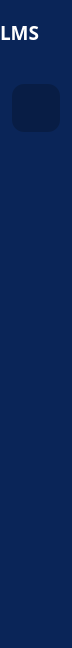
     <widget class="QWidget" name="sidebar_1" native="true">
      <property name="sizePolicy">
       <sizepolicy hsizetype="Fixed" vsizetype="Preferred">
        <horstretch>0</horstretch>
        <verstretch>0</verstretch>
       </sizepolicy>
      </property>
      <property name="minimumSize">
       <size>
        <width>72</width>
        <height>0</height>
       </size>
      </property>
      <property name="maximumSize">
       <size>
        <width>72</width>
        <height>16777215</height>
       </size>
      </property>
      <property name="styleSheet">
       <string notr="true">QWidget{
	background-color: rgb(10, 37, 88);
}

QPushButton {
            color: white;
			margin-left: 12px;
			margin-right: 12px;
            border: none;
            border-radius: 12px;
        }
        QPushButton:hover {
            background-color: rgb(8, 29, 69);/*#efefef*/
        }
        QPushButton:checked{
             background-color: rgb(8, 29, 69); /*#ebebeb*/
        }</string>
      </property>
      <layout class="QVBoxLayout" name="sidebar_vlayout_1">
       <property name="spacing">
        <number>20</number>
       </property>
       <property name="leftMargin">
        <number>0</number>
       </property>
       <property name="topMargin">
        <number>0</number>
       </property>
       <property name="rightMargin">
        <number>0</number>
       </property>
       <property name="bottomMargin">
        <number>0</number>
       </property>
       <item>
        <widget class="QLabel" name="logo_label_1">
         <property name="sizePolicy">
          <sizepolicy hsizetype="Fixed" vsizetype="Fixed">
           <horstretch>0</horstretch>
           <verstretch>0</verstretch>
          </sizepolicy>
         </property>
         <property name="minimumSize">
          <size>
           <width>0</width>
           <height>64</height>
          </size>
         </property>
         <property name="maximumSize">
          <size>
           <width>16777215</width>
           <height>64</height>
          </size>
         </property>
         <property name="font">
          <font>
           <family>Poppins</family>
           <pointsize>14</pointsize>
           <bold>true</bold>
          </font>
         </property>
         <property name="styleSheet">
          <string notr="true">QLabel{
color: white;/*rgb(55, 55, 55)*/
margin-left: 0px;
}</string>
         </property>
         <property name="text">
          <string>LMS</string>
         </property>
         <property name="alignment">
          <set>Qt::AlignmentFlag::AlignLeading|Qt::AlignmentFlag::AlignLeft|Qt::AlignmentFlag::AlignVCenter</set>
         </property>
         <property name="margin">
          <number>0</number>
         </property>
         <property name="indent">
          <number>0</number>
         </property>
        </widget>
       </item>
       <item>
        <widget class="QPushButton" name="dashboardBtn_1">
         <property name="sizePolicy">
          <sizepolicy hsizetype="Fixed" vsizetype="Fixed">
           <horstretch>0</horstretch>
           <verstretch>0</verstretch>
          </sizepolicy>
         </property>
         <property name="minimumSize">
          <size>
           <width>72</width>
           <height>48</height>
          </size>
         </property>
         <property name="maximumSize">
          <size>
           <width>72</width>
           <height>48</height>
          </size>
         </property>
         <property name="styleSheet">
          <string notr="true"/>
         </property>
         <property name="text">
          <string/>
         </property>
         <property name="icon">
          <iconset resource="resource.qrc">
           <normaloff>:/icons/res/icon/dashboard-white.png</normaloff>:/icons/res/icon/dashboard-white.png</iconset>
         </property>
         <property name="iconSize">
          <size>
           <width>20</width>
           <height>20</height>
          </size>
         </property>
         <property name="checkable">
          <bool>true</bool>
         </property>
         <property name="checked">
          <bool>true</bool>
         </property>
         <property name="autoExclusive">
          <bool>true</bool>
         </property>
        </widget>
       </item>
       <item>
        <widget class="QPushButton" name="categoryBtn_1">
         <property name="sizePolicy">
          <sizepolicy hsizetype="Fixed" vsizetype="Fixed">
           <horstretch>0</horstretch>
           <verstretch>0</verstretch>
          </sizepolicy>
         </property>
         <property name="minimumSize">
          <size>
           <width>72</width>
           <height>48</height>
          </size>
         </property>
         <property name="maximumSize">
          <size>
           <width>72</width>
           <height>48</height>
          </size>
         </property>
         <property name="text">
          <string/>
         </property>
         <property name="icon">
          <iconset resource="resource.qrc">
           <normaloff>:/icons/res/icon/category-white.png</normaloff>:/icons/res/icon/category-white.png</iconset>
         </property>
         <property name="iconSize">
          <size>
           <width>20</width>
           <height>20</height>
          </size>
         </property>
         <property name="checkable">
          <bool>true</bool>
         </property>
         <property name="autoExclusive">
          <bool>true</bool>
         </property>
        </widget>
       </item>
       <item>
        <widget class="QPushButton" name="publicationBtn_1">
         <property name="sizePolicy">
          <sizepolicy hsizetype="Fixed" vsizetype="Fixed">
           <horstretch>0</horstretch>
           <verstretch>0</verstretch>
          </sizepolicy>
         </property>
         <property name="minimumSize">
          <size>
           <width>72</width>
           <height>48</height>
          </size>
         </property>
         <property name="maximumSize">
          <size>
           <width>72</width>
           <height>48</height>
          </size>
         </property>
         <property name="text">
          <string/>
         </property>
         <property name="icon">
          <iconset resource="resource.qrc">
           <normaloff>:/icons/res/icon/publication-white.png</normaloff>:/icons/res/icon/publication-white.png</iconset>
         </property>
         <property name="iconSize">
          <size>
           <width>20</width>
           <height>20</height>
          </size>
         </property>
         <property name="checkable">
          <bool>true</bool>
         </property>
         <property name="autoExclusive">
          <bool>true</bool>
         </property>
        </widget>
       </item>
       <item>
        <widget class="QPushButton" name="bookBtn_1">
         <property name="sizePolicy">
          <sizepolicy hsizetype="Fixed" vsizetype="Fixed">
           <horstretch>0</horstretch>
           <verstretch>0</verstretch>
          </sizepolicy>
         </property>
         <property name="minimumSize">
          <size>
           <width>72</width>
           <height>48</height>
          </size>
         </property>
         <property name="maximumSize">
          <size>
           <width>72</width>
           <height>48</height>
          </size>
         </property>
         <property name="text">
          <string/>
         </property>
         <property name="icon">
          <iconset resource="resource.qrc">
           <normaloff>:/icons/res/icon/book-white.png</normaloff>:/icons/res/icon/book-white.png</iconset>
         </property>
         <property name="iconSize">
          <size>
           <width>20</width>
           <height>20</height>
          </size>
         </property>
         <property name="checkable">
          <bool>true</bool>
         </property>
         <property name="autoExclusive">
          <bool>true</bool>
         </property>
        </widget>
       </item>
       <item>
        <widget class="QPushButton" name="issueBtn_1">
         <property name="sizePolicy">
          <sizepolicy hsizetype="Fixed" vsizetype="Fixed">
           <horstretch>0</horstretch>
           <verstretch>0</verstretch>
          </sizepolicy>
         </property>
         <property name="minimumSize">
          <size>
           <width>72</width>
           <height>48</height>
          </size>
         </property>
         <property name="maximumSize">
          <size>
           <width>72</width>
           <height>48</height>
          </size>
         </property>
         <property name="text">
          <string/>
         </property>
         <property name="icon">
          <iconset resource="resource.qrc">
           <normaloff>:/icons/res/icon/book-issue-white.png</normaloff>:/icons/res/icon/book-issue-white.png</iconset>
         </property>
         <property name="iconSize">
          <size>
           <width>20</width>
           <height>20</height>
          </size>
         </property>
         <property name="checkable">
          <bool>true</bool>
         </property>
         <property name="autoExclusive">
          <bool>true</bool>
         </property>
        </widget>
       </item>
       <item>
        <widget class="QPushButton" name="requestBtn_1">
         <property name="sizePolicy">
          <sizepolicy hsizetype="Fixed" vsizetype="Fixed">
           <horstretch>0</horstretch>
           <verstretch>0</verstretch>
          </sizepolicy>
         </property>
         <property name="minimumSize">
          <size>
           <width>72</width>
           <height>48</height>
          </size>
         </property>
         <property name="maximumSize">
          <size>
           <width>72</width>
           <height>48</height>
          </size>
         </property>
         <property name="text">
          <string/>
         </property>
         <property name="icon">
          <iconset resource="resource.qrc">
           <normaloff>:/icons/res/icon/request-white.png</normaloff>:/icons/res/icon/request-white.png</iconset>
         </property>
         <property name="iconSize">
          <size>
           <width>20</width>
           <height>20</height>
          </size>
         </property>
         <property name="checkable">
          <bool>true</bool>
         </property>
         <property name="autoExclusive">
          <bool>true</bool>
         </property>
        </widget>
       </item>
       <item>
        <widget class="QPushButton" name="regBtn_1">
         <property name="sizePolicy">
          <sizepolicy hsizetype="Fixed" vsizetype="Fixed">
           <horstretch>0</horstretch>
           <verstretch>0</verstretch>
          </sizepolicy>
         </property>
         <property name="minimumSize">
          <size>
           <width>72</width>
           <height>48</height>
          </size>
         </property>
         <property name="maximumSize">
          <size>
           <width>72</width>
           <height>48</height>
          </size>
         </property>
         <property name="text">
          <string/>
         </property>
         <property name="icon">
          <iconset resource="resource.qrc">
           <normaloff>:/icons/res/icon/register-white.png</normaloff>:/icons/res/icon/register-white.png</iconset>
         </property>
         <property name="iconSize">
          <size>
           <width>20</width>
           <height>20</height>
          </size>
         </property>
         <property name="checkable">
          <bool>true</bool>
         </property>
         <property name="autoExclusive">
          <bool>true</bool>
         </property>
        </widget>
       </item>
       <item>
        <widget class="QPushButton" name="reportBtn_1">
         <property name="sizePolicy">
          <sizepolicy hsizetype="Fixed" vsizetype="Fixed">
           <horstretch>0</horstretch>
           <verstretch>0</verstretch>
          </sizepolicy>
         </property>
         <property name="minimumSize">
          <size>
           <width>72</width>
           <height>48</height>
          </size>
         </property>
         <property name="maximumSize">
          <size>
           <width>72</width>
           <height>48</height>
          </size>
         </property>
         <property name="text">
          <string/>
         </property>
         <property name="icon">
          <iconset resource="resource.qrc">
           <normaloff>:/icons/res/icon/report-white.png</normaloff>:/icons/res/icon/report-white.png</iconset>
         </property>
         <property name="iconSize">
          <size>
           <width>20</width>
           <height>20</height>
          </size>
         </property>
         <property name="checkable">
          <bool>true</bool>
         </property>
         <property name="autoExclusive">
          <bool>true</bool>
         </property>
        </widget>
       </item>
       <item>
        <spacer name="verticalSpacer_1">
         <property name="orientation">
          <enum>Qt::Orientation::Vertical</enum>
         </property>
         <property name="sizeHint" stdset="0">
          <size>
           <width>20</width>
           <height>40</height>
          </size>
         </property>
        </spacer>
       </item>
      </layout>
     </widget>
